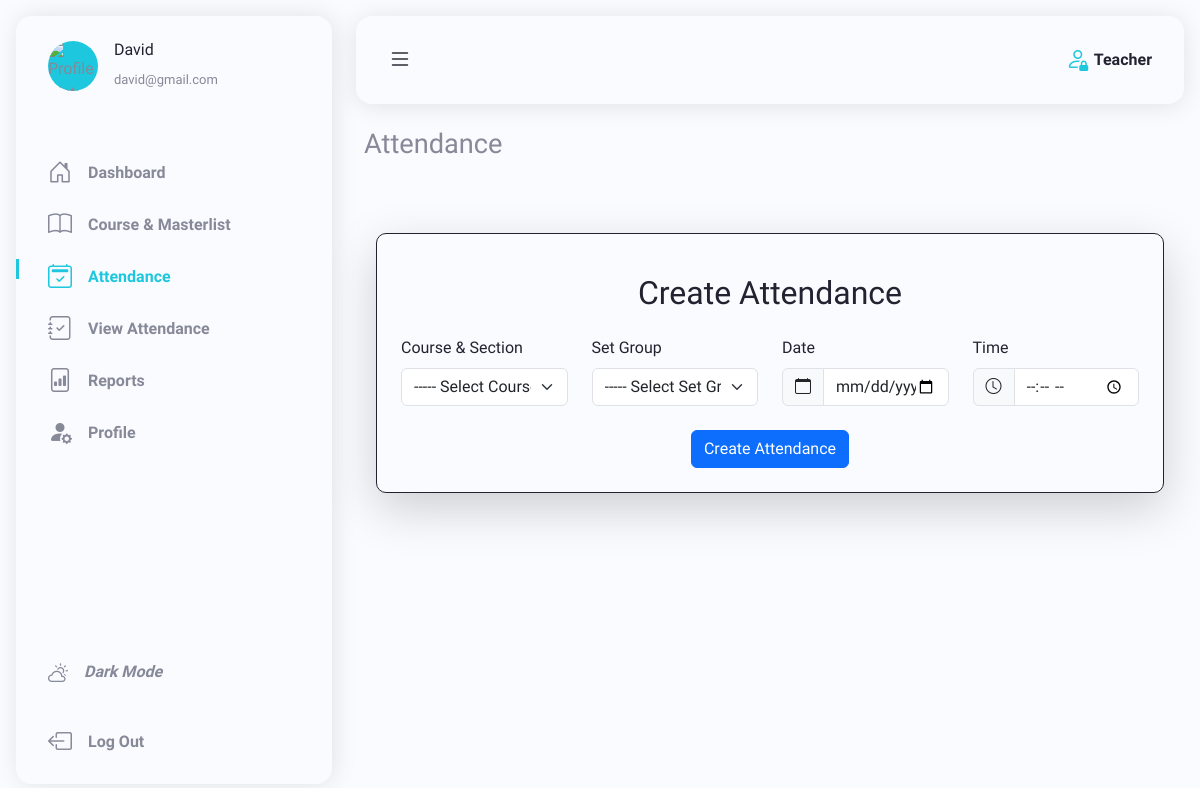
The page /Teacher/attendance.php (signed in) on the database its author committed.
### tables this page shows
CREATE TABLE users (
        user_id INT AUTO_INCREMENT PRIMARY KEY,
        school_id VARCHAR(50) NOT NULL,
        full_name VARCHAR(255) NOT NULL,
        email VARCHAR(100) UNIQUE NOT NULL,
        password VARCHAR(255) NOT NULL, 
        role ENUM('admin', 'teacher') NOT NULL,
        picture VARCHAR(255) DEFAULT NULL,
        created_at TIMESTAMP DEFAULT CURRENT_TIMESTAMP
    );

### Teacher/attendance.php (the view, shortened to what this page needs)
<?php
require_once '../config/db.php';
?>
<!DOCTYPE html>
<html lang="en">
<head>
    <?php include 'head.php'; ?>
</head>
<body>
    <?php include 'sidebar.php'; ?>
    <main class="main" id="main">
        <h1>Attendance</h1>
        <div class="container mt-4 d-flex justify-content-center align-items-center">
            <div class="card shadow-lg p-4">
                <div class="mb-3">
                    <h2 class="text-center">Create Attendance</h2>
                </div>
                <form id="CreateAttendanceForm">
                    <div class="row">
                        <div class="col-md-3">
                            <label for="course_name" class="form-label">Course & Section</label>
                            <select name="course_name" id="course_name" class="form-select" required>
                                <option value="" disabled selected>----- Select Course & Section -----</option>
                            </select>
                        </div>
                        <div class="col-md-3">
                            <label for="set_group" class="form-label">Set Group</label>
                            <select name="set_group" id="set_group" class="form-select" required>
                                <option value="" disabled selected>----- Select Set Group -----</option>
                            </select>
                        </div>
                        <div class="col-md-3">
                            <label for="attendance_date" class="form-label">Date</label>
                            <div class="input-group">
                                <span class="input-group-text" id="datePickerIcon" style="cursor: pointer;">
                                    <i class="bi bi-calendar"></i>
                                </span>
                                <input type="date" name="attendance_date" id="attendance_date" class="form-control" required>
                            </div>
                        </div>
                        <div class="col-md-3">
                            <label for="attendance_time" class="form-label">Time</label>
                            <div class="input-group">
                                <span class="input-group-text" id="timePickerIcon" style="cursor: pointer;">
                                    <i class="bi bi-clock"></i>
                                </span>
                                <input type="time" name="attendance_time" id="attendance_time" class="form-control" required>
                            </div>
                        </div>
                    </div>
                    <div class="text-center mt-4">
                        <button class="btn btn-primary" id="createBtn" type="submit">
                            Create Attendance
                        </button>
                    </div>
                </form>
            </div>
        </div>
    </main>
</body>
</html>

### Teacher/sidebar.php (shortened to what this page needs)
<?php
include '../config/db.php';
$user_id = $_SESSION['user_id'] ?? null;
$teacher = [
    'full_name' => 'Teacher',
    'email' => 'teacher@gmail.com',
    'picture' => '../assets/uploads/default.png',
    'role' => 'Teacher'
];
if ($user_id) {
    try {
        $stmt = $conn->prepare("SELECT full_name, email, picture, role FROM users WHERE user_id = :user_id");
        $stmt->bindParam(':user_id', $user_id, PDO::PARAM_INT);
        $stmt->execute();
        $row = $stmt->fetch(PDO::FETCH_ASSOC);
        if ($row) {
            $teacher = [
                'full_name' => $row['full_name'],
                'email' => $row['email'],
                'picture' => !empty($row['picture']) ? "../assets/uploads/" . $row['picture'] : $teacher['picture'],
                'role' => $row['role']
            ];
        }
    } catch (PDOException $e) {
        die("Database Error: " . $e->getMessage());
    }
}
?>
<header class="header" id="header">
    <div class="header-container">
        <a href="" class="header-logo" id="header-logo">
            <i class="bi bi-person-lock"></i>
            <span><?= htmlspecialchars(ucwords($teacher['role'])) ?></span>
        </a>
        <button class="header-toggle"id="header-toggle">
            <i class="bi bi-list"></i>
        </button>
    </div>
</header>
<nav class="sidebar" id="sidebar">
    <div class="sidebar-container">
        <div class="sidebar-user">
            <div class="sidebar-img">
                <img src="<?= htmlspecialchars($teacher['picture']) ?>" alt="Profile Picture">
            </div>
            <div class="sidebar-info">
                <h3><?= htmlspecialchars($teacher['full_name']) ?></h3>
                <span><?= htmlspecialchars($teacher['email']) ?></span>
            </div>
        </div>
        <div class="sidebar-content">
            <div class="sidebar-list">
                <a href="dashboard.php" class="sidebar-link">
                    <i class="bi bi-house-door"></i>
                    <span>Dashboard</span>
                </a>
            </div>
            <div class="sidebar-list">
                <a href="course.php" class="sidebar-link">
                    <i class="bi bi-book"></i>
                    <span>Course & Masterlist</span>
                </a>
            </div>
            <div class="sidebar-list">
                <a href="attendance.php" class="sidebar-link">
                <i class="bi bi-calendar2-check"></i>
                    <span>Attendance</span>
                </a>
            </div>
            <div class="sidebar-list">
                <a href="attendance-records.php" class="sidebar-link">
                    <i class="bi bi-journal-check"></i>
                    <span>View Attendance</span>
                </a>
            </div>
            <div class="sidebar-list">
                <a href="attendance-reports.php" class="sidebar-link">
                    <i class="bi bi-file-bar-graph"></i>
                    <span>Reports</span>
                </a>
            </div>
            <div class="sidebar-list">
                <a href="profile.php" class="sidebar-link">
                    <i class="bi bi-person-fill-gear"></i>
                    <span>Profile</span>
                </a>
            </div>
        </div>
        <div class="sidebar-actions">
            <button>
                <i class="bi bi-cloud-sun sidebar-link sidebar-theme" id="theme-button">
                <span>Theme</span>
                </i>
            </button>
                <form action="../logout.php">
                <button class="sidebar-link">
                    <i class="bi bi-box-arrow-left"></i>
                    <span>Log Out</span>
                </button>
            </form>
        </div>
    </div>
</nav>

### rows shown on the page
users: role "Teacher", full_name "David", email "david@gmail.com"
